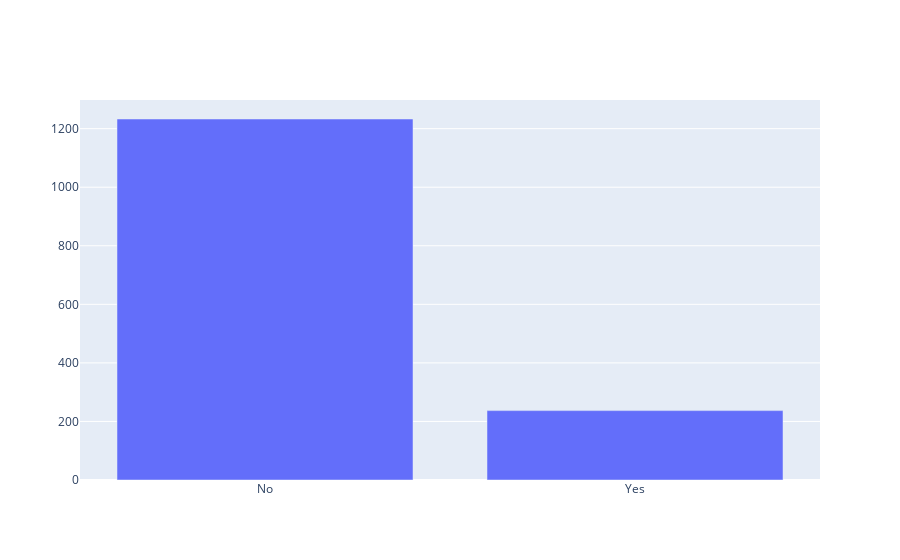

Notebook source saved alongside this figure:
### Code cell
data = [go.Bar(
            x=attrition["Attrition"].value_counts().index.values,
            y= attrition["Attrition"].value_counts().values
    )]

py.iplot(data, filename='basic-bar')

### Figure 1 — Plotly figure (JSON) as saved in the notebook; plotly's stock layout.template omitted (floating-point values rounded to 4 significant figures)
{"data": [{"type": "bar", "x": ["No", "Yes"], "y": [1233, 237]}], "layout": {"autosize": true, "xaxis": {"autorange": true, "range": [-0.5, 1.5], "type": "category"}, "yaxis": {"autorange": true, "range": [0, 1298.0], "type": "linear"}}}
